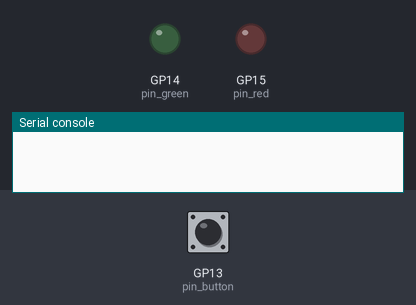
The program below on a simulated Raspberry Pi Pico running MicroPython. On the bench: output pins drawn as LEDs (lit = HIGH), the last lines printed to the serial console. Inputs (shaded band) come from the test bench; at power-on: GP13 (pin_button) HIGH.

Above: at 1.2 s.
1.3 s: GP13 (pin_button) pulled LOW for 0.15 s
At 1.6 s:
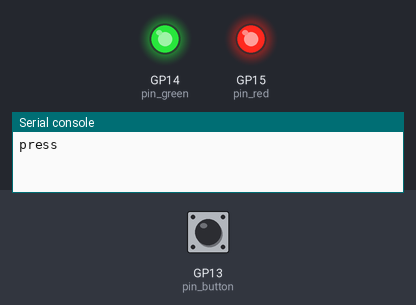
2.9 s: GP13 (pin_button) pulled LOW for 1 s
At 4.0 s:
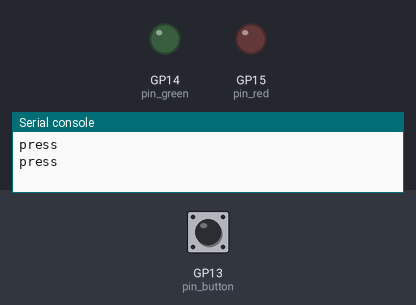
5.4 s: GP13 (pin_button) pulled LOW for 3.2 s
At 5.9 s:
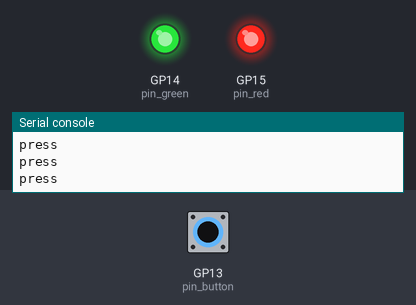
Timing chart, 0 to 8.4 s (numbered marks = the images above; inputs shaded):
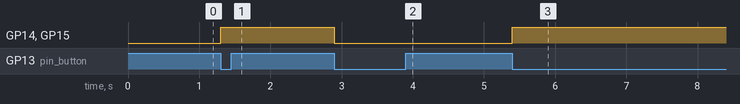

Measured:
- after the input at 1.3 s, GP14 (pin_green), GP15 (pin_red): LOW → HIGH at once
- after the input at 2.9 s, GP14 (pin_green), GP15 (pin_red): HIGH → LOW at once
- after the input at 5.4 s, GP14 (pin_green), GP15 (pin_red): LOW → HIGH at once

The program:

led_rg_switch.py
```python
from machine import Pin
from time import sleep

pin_button = Pin(13, Pin.IN, Pin.PULL_UP)
pin_red = Pin(15, Pin.OUT)
pin_green = Pin(14, Pin.OUT)

def led_toggle():
    pin_red.toggle()
    pin_green.toggle()

def on_button_down(chn):
    led_toggle()
    if pin_button.value() == 0:
        print('press')

pin_button.irq(trigger=Pin.IRQ_FALLING, handler=on_button_down)

while True:
    sleep(1)
```
